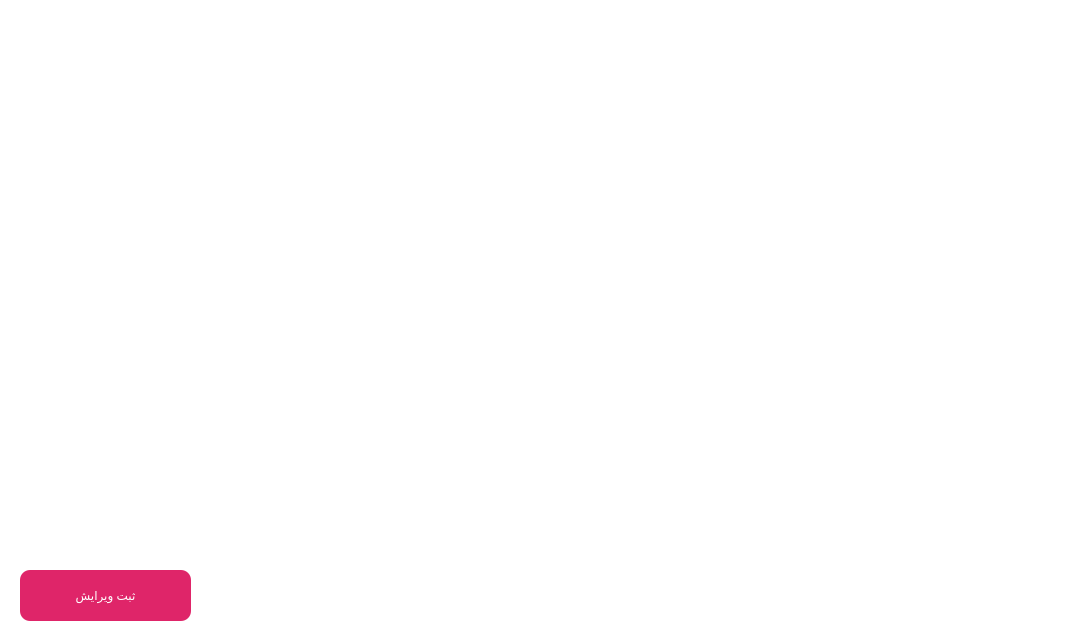
<?xml version="1.0" encoding="UTF-8"?>
<ui version="4.0">
 <class>mainWindow</class>
 <widget class="QDialog" name="mainWindow">
  <property name="geometry">
   <rect>
    <x>0</x>
    <y>0</y>
    <width>1083</width>
    <height>634</height>
   </rect>
  </property>
  <property name="windowTitle">
   <string>Dialog</string>
  </property>
  <property name="styleSheet">
   <string notr="true">#mainWindow{
background-color : #fff
}</string>
  </property>
  <widget class="QLabel" name="label_10">
   <property name="geometry">
    <rect>
     <x>20</x>
     <y>120</y>
     <width>181</width>
     <height>51</height>
    </rect>
   </property>
   <property name="text">
    <string/>
   </property>
   <property name="pixmap">
    <pixmap>../Tools/imgs/addNewSubCat.jpg</pixmap>
   </property>
  </widget>
  <widget class="QPushButton" name="removeMainCat_btn">
   <property name="geometry">
    <rect>
     <x>20</x>
     <y>190</y>
     <width>181</width>
     <height>51</height>
    </rect>
   </property>
   <property name="cursor">
    <cursorShape>PointingHandCursor</cursorShape>
   </property>
   <property name="styleSheet">
    <string notr="true">background-color : transparent;
border : none;</string>
   </property>
   <property name="text">
    <string/>
   </property>
  </widget>
  <widget class="QPushButton" name="addNewSubCat_btn">
   <property name="geometry">
    <rect>
     <x>20</x>
     <y>120</y>
     <width>181</width>
     <height>51</height>
    </rect>
   </property>
   <property name="cursor">
    <cursorShape>PointingHandCursor</cursorShape>
   </property>
   <property name="styleSheet">
    <string notr="true">background-color : transparent;
border : none;</string>
   </property>
   <property name="text">
    <string/>
   </property>
  </widget>
  <widget class="QPushButton" name="confirmEdit_btn">
   <property name="geometry">
    <rect>
     <x>20</x>
     <y>570</y>
     <width>171</width>
     <height>51</height>
    </rect>
   </property>
   <property name="cursor">
    <cursorShape>PointingHandCursor</cursorShape>
   </property>
   <property name="styleSheet">
    <string notr="true">#confirmEdit_btn{
border-radius : 10%;
background-color: #df2569;
color : #fff;
font: 12pt &quot;IRANSans&quot;;
}</string>
   </property>
   <property name="text">
    <string>ثبت ویرایش</string>
   </property>
  </widget>
  <widget class="QLabel" name="label_11">
   <property name="geometry">
    <rect>
     <x>20</x>
     <y>190</y>
     <width>181</width>
     <height>51</height>
    </rect>
   </property>
   <property name="cursor">
    <cursorShape>PointingHandCursor</cursorShape>
   </property>
   <property name="text">
    <string/>
   </property>
   <property name="pixmap">
    <pixmap>../Tools/imgs/deleteMainCatIcon.jpg</pixmap>
   </property>
  </widget>
  <widget class="QLabel" name="label">
   <property name="geometry">
    <rect>
     <x>30</x>
     <y>20</y>
     <width>55</width>
     <height>51</height>
    </rect>
   </property>
   <property name="text">
    <string/>
   </property>
   <property name="pixmap">
    <pixmap>../Tools/imgs/backIcon2.jpg</pixmap>
   </property>
  </widget>
  <widget class="QPushButton" name="back_btn">
   <property name="geometry">
    <rect>
     <x>30</x>
     <y>20</y>
     <width>51</width>
     <height>51</height>
    </rect>
   </property>
   <property name="cursor">
    <cursorShape>PointingHandCursor</cursorShape>
   </property>
   <property name="styleSheet">
    <string notr="true">background-color : transparent;
border : none;</string>
   </property>
   <property name="text">
    <string/>
   </property>
  </widget>
  <widget class="QLabel" name="label_2">
   <property name="geometry">
    <rect>
     <x>110</x>
     <y>20</y>
     <width>51</width>
     <height>51</height>
    </rect>
   </property>
   <property name="text">
    <string/>
   </property>
   <property name="pixmap">
    <pixmap>../Tools/imgs/refresh_btn.jpg</pixmap>
   </property>
  </widget>
  <widget class="QPushButton" name="refresh_btn">
   <property name="geometry">
    <rect>
     <x>110</x>
     <y>20</y>
     <width>51</width>
     <height>51</height>
    </rect>
   </property>
   <property name="cursor">
    <cursorShape>PointingHandCursor</cursorShape>
   </property>
   <property name="styleSheet">
    <string notr="true">background-color : transparent;
border : none;</string>
   </property>
   <property name="text">
    <string/>
   </property>
  </widget>
  <zorder>label_11</zorder>
  <zorder>label_10</zorder>
  <zorder>removeMainCat_btn</zorder>
  <zorder>addNewSubCat_btn</zorder>
  <zorder>confirmEdit_btn</zorder>
  <zorder>label</zorder>
  <zorder>back_btn</zorder>
  <zorder>label_2</zorder>
  <zorder>refresh_btn</zorder>
 </widget>
 <resources/>
 <connections/>
</ui>
